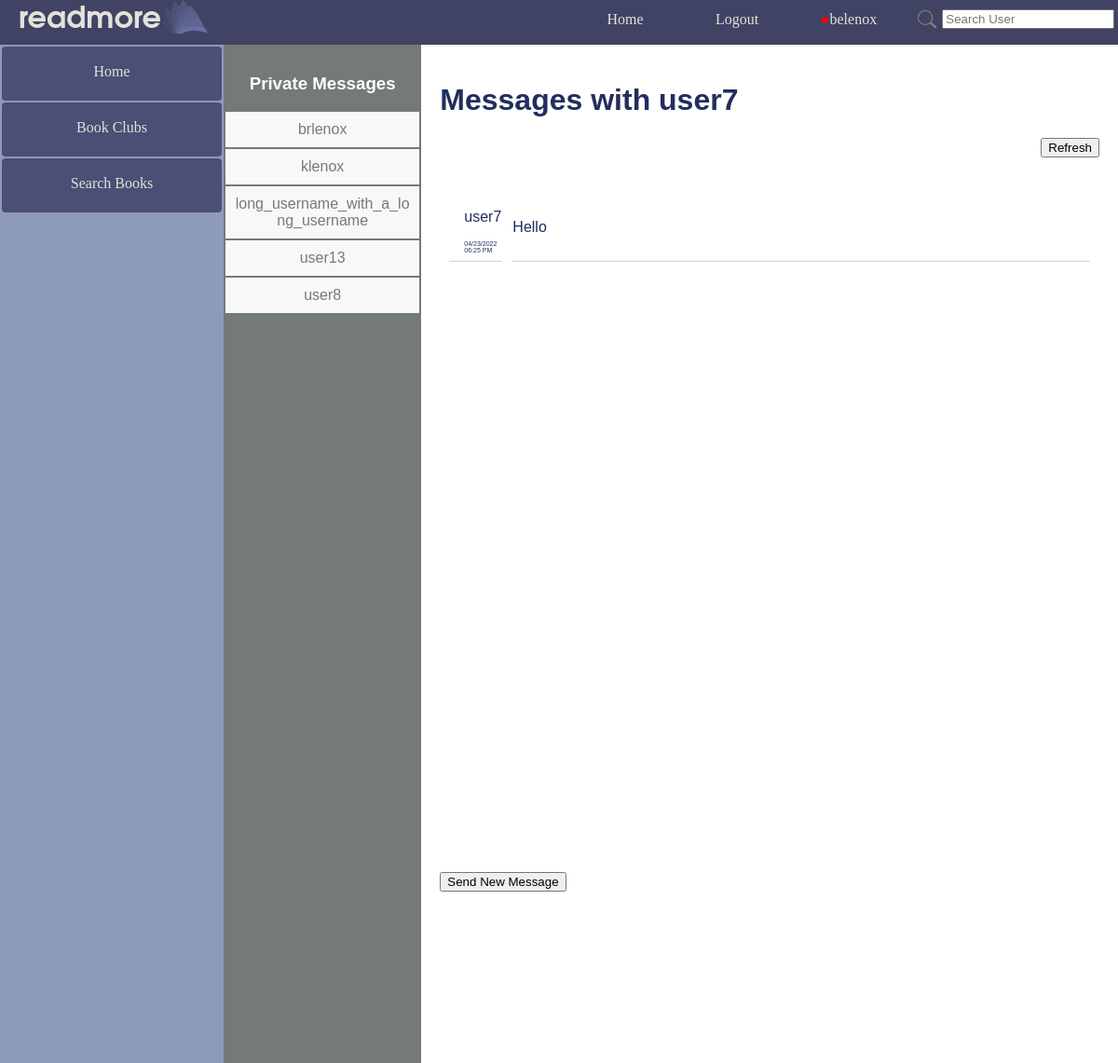
/readmore/messages/2/ (signed in), run on the app's committed database.
### readmore_app/models.py (models this page shows, shortened)
class UserExt(User):
    user_friends = models.ManyToManyField('UserExt', related_name="friends")
    user_birthdate = models.DateField()
    user_bio = models.TextField(default="This user hasn't written a bio :(")
    user_pending_friends = models.ManyToManyField('UserExt', related_name="pending_friends")
    user_reading_log = models.ManyToManyField('ReadingLogBook', related_name="reading_log")

class Chat(models.Model):
    chat_id = models.AutoField(primary_key=True)
    chat_user = models.ForeignKey(UserExt, null=True, on_delete=models.SET_NULL)
    chat_time = models.DateTimeField(auto_now_add=True)
    chat_type = models.CharField(default="chat", blank=False, null=False, max_length=20)
    chat_message = models.TextField()

class PM(Chat):
    chat_pm_identifier = models.CharField(max_length=100)

class Chat(models.Model):
    chat_id = models.AutoField(primary_key=True)
    chat_user = models.ForeignKey(UserExt, null=True, on_delete=models.SET_NULL)
    chat_time = models.DateTimeField(auto_now_add=True)
    chat_type = models.CharField(default="chat", blank=False, null=False, max_length=20)
    chat_message = models.TextField()

### readmore_app/views.py (the view, shortened to what this page needs)
# urls.py: path('messages/', views.messages, name='messages_no_id'),
def messages(request, friend_id=None):
    get_identifier = lambda user1, user2: str(min(user1.id, user2.id)) + '_' + str(max(user1.id, user2.id))
    if not request.user.is_authenticated:
        return redirect(reverse("readmore_app:login"))
    real_user = UserExt.objects.get(pk=request.user.id)
    if friend_id is None:
        if not real_user.user_friends.count():
            return render(request, 'readmore_app/messages.html', {'real_user': real_user})
        friend_id = real_user.user_friends.order_by('username')[0].id
        return redirect(reverse('readmore_app:messages', kwargs={'friend_id': friend_id}))
    friend = get_object_or_404(UserExt, id=friend_id)
    pm_list = PM.objects.filter(chat_pm_identifier=get_identifier(real_user, friend)).order_by('chat_time')
    sorted_friends = real_user.user_friends.order_by('username')
    return render(request, 'readmore_app/messages.html', {'real_user': real_user, 'friend': friend, 'pm_list': pm_list, 'sorted_friends': sorted_friends})

### readmore_app/templatetags/extras.py (called while the page is built)
@register.simple_tag
def num_notifications(user_id):
    try:
        this_user = UserExt.objects.get(pk=user_id)
        return Notification.objects.filter(notification_user=this_user).count()
    except Exception as e:
        return ""

### readmore_app/templates/readmore_app/messages.html (shortened to what this page needs)
{% extends parent_template|default:"base.html" %}
{% load static %}
{% block content %}
<div style="margin:0px;">
<div style="display:flex; margin-left:0px; font-family:Arial, Helvetica, sans-serif;">
<div class="mailbox_card">
    <h3 style="margin-top: 1%; color:white;">Private Messages</h3>
    <center>
    {% if not sorted_friends %}
    <h4>Add Friends to Message Them</h4>
    {% else %}
    {% for user_friend in sorted_friends %}
    <a class="mailbox_username" href="{% url 'readmore_app:messages' user_friend.id %}">{{ user_friend.username }}</a>
    {% endfor %}
    {% endif %}
    </center>
</div>
<div style="{% if not friend %}height: 600px;{% endif %}" class="message_area">
    {% if friend %}
    <h1 style="word-break:break-word">Messages with {{ friend.username }}</h1>
    <button onclick="window.location.reload();" style="float: right;">Refresh</button>
    <div id="chatdiv" style="width:100%; margin-top:10%;">
    <table id="chat_table">
    {% for message in pm_list %}
        <tr>
            <td >
                {% if message.chat_user %}<p>{{ message.chat_user }}</p>{% endif %}
                <p>{{ message.chat_time|date:'m/d/Y h:i A' }}</p>
            </td>
            <td style="word-break:break-word;">
                <p>{{ message.chat_message }}</p>
            </td>
        </tr>
    {% endfor %}
    </table>
    </div>
    <button style="display: block; margin-bottom: 200px; margin-top: 20px;" id="messageButton" onclick="displayMessage();">Send New Message</button>
    {% else %}
    <h1>Add Friends to Begin Sending Messages</h1>
    {% endif %}
</div>
</div>
</div>
{% endblock %}

### templates/base.html (shortened to what this page needs)
{% load extras %}
{% load static %}
<!DOCTYPE html>
<html lang="en">
  <head>
    <link rel=stylesheet href="{% static 'readmore_app/style.css' %}">
  </head>
  <body>
    <div class="container" >
      <div class="navbar navbar_wrapper">
        <div class="navbar">
          <div><h2 class="logo">readmore</h2></div>
          <div><img src="{% static 'readmore_app/logo_small.png' %}"></div>
        </div>
        <div class="navbar_links" style="padding-right:2%;">
          <a class="link" href="{% url 'readmore_app:index' %}">Home</a>
          {% if not user.is_authenticated %}
          <a class="link" href="{% url 'readmore_app:login' %}" >Login</a>
          <a class="link" href="{% url 'readmore_app:registration' %}">Register</a>
          {% else %}
          <a href="{% url 'readmore_app:logout' %}" >Logout</a>
          <div id="drop">
              {% num_notifications user.id as has_notifications %}
              <a  href="{% url 'readmore_app:profile' user.id %}" style="padding-bottom:17px;"><span id="notification_dot" style="color: red;">{% if has_notifications %}●{% endif %}</span>{{ user.username }}</a>
          </div>
          <div style="padding: 0.5%;">
            <form style="display: flex; left: 0px; position: relative; top:7px; align-items: center;" class="link" method="POST" action="{% url 'readmore_app:user_search_results' %}">
              <input type="image" width="20px" style="margin-right: 3%;" src="{% static 'readmore_app/logo_search.png' %}">
              <input type="text" placeholder="Search User" name="search_query" >
            </form>
          </div>
          {% endif %}
        </div>
      </div>
      <div class="content-container">
          {% if user.is_authenticated %}
          <div class="sidebar">
              <a href="{% url 'readmore_app:index' %}">Home</a>
              <a href="{% url 'readmore_app:book_clubs' %}">Book Clubs</a>
              <a href="{% url 'readmore_app:search_book' %}">Search Books</a>
          </div>
          <main style="margin:0;">
          {% endif %}
          {% block content %}{% endblock %}
          </main>
      </div>
    </div>
  </body>
</html>

### readmore_app/static/readmore_app/style.css (style rules this page uses)
body { font-family: Garamond, Georgia, serif; margin:0; overflow: hidden; }
a { text-decoration: none; }
h2.logo { color:#e2e2db; font-family:Arial, Helvetica, sans-serif; font-weight:800px; margin-left: 20px; font-size:32px; margin-top: 6px; }
.container { display:flex; flex-flow: column; height: inherit; overflow: hidden; }
.content-container { display: flex; justify-content: start; flex-direction: row; flex-wrap: nowrap; height: 100vh; }
h2.logo { color:#e2e2db; font-family: Avantgarde, TeX Gyre Adventor, URW Gothic L, sans-serif; font-weight:800px; margin-left: 20px; font-size:32px; margin-top: 6px; }
main { background-image: url(white_background.jpg); background-attachment:scroll; background-size:cover; display: flex; width: 80%; min-height: 100%; height: 100% auto; color: #232D5E; overflow-y: auto; overflow-x: hidden; justify-content:center; }
main > * { margin-left: 4.5%; }
main > div { width: 100%; }
#drop { display: flex; flex-direction: column; align-content: center; align-items: center; margin-right:2%; }
.mailbox_card { width: 30%; padding-top:3%; background-color: #737a79; text-align: center; min-width:130px; word-break: break-word; }
.mailbox_username { color: #737a79; background: #f8f8fa; display: block; padding: 10px; padding-bottom: 10px; word-wrap: break-word; height: fit-content; margin:1%; }
div.sidebar { position: relative; text-align: center; background: #8d9ab8; width:20%; height:100vh; }
.sidebar a { margin: 2px 2px 2px 2px; border-radius: 4px; color: #e2e2db; height: 30px; display:block; width:auto; border:none; padding: 10px; padding-top: 18px ; background: #4b4e75; }
.navbar_wrapper { padding-right: 2%; width:100%; }
.navbar { height:3em; }
div.navbar { float:initial; display: flex; border: none; position: relative; background: #414364; z-index: 1; justify-content: space-between; }
.navbar a { min-width: 120px; text-align: center; border-radius: 4px; font-size: medium; text-decoration: none; color: #e2e2db; background: none; padding: 12px 0px; }
#chatdiv { overflow: scroll; height: 63vh; width: 100%; overflow-x: hidden; }
#chat_table { border-spacing: 10px; }
#chat_table td { font-size: 1em; }
#chat_table tr td:first-child { border-bottom: 1px solid lightgray; padding-left: 1em; max-width: 150px; word-wrap: break-word; }
#chat_table tr td:last-child { width: 130vh; border-bottom: 1px groove lightgray; padding-right: 1em; }
#chat_table tr td:first-child p:last-child { font-size: 7px; }
.message_area { display: inline-table; box-shadow: 2px 2px 2px#7074ac; width: 100%; background-color: white; overflow: hidden; padding: 20px; padding-bottom:7%; }
.navbar_links { float:initial; display: flex; border: none; position: relative; z-index: 1; justify-content: space-between; }

### data on the page
UserExt: username "brlenox"
UserExt: username "klenox"
UserExt: username "long_username_with_a_long_username"
UserExt: username "user13"
UserExt: username "user8"
PM: chat_user "user7", chat_time "04/23/2022 06:25 PM", chat_message "Hello"

### other printed values
{{ user.username }} "belenox"
{{ friend.username }} "user7"
